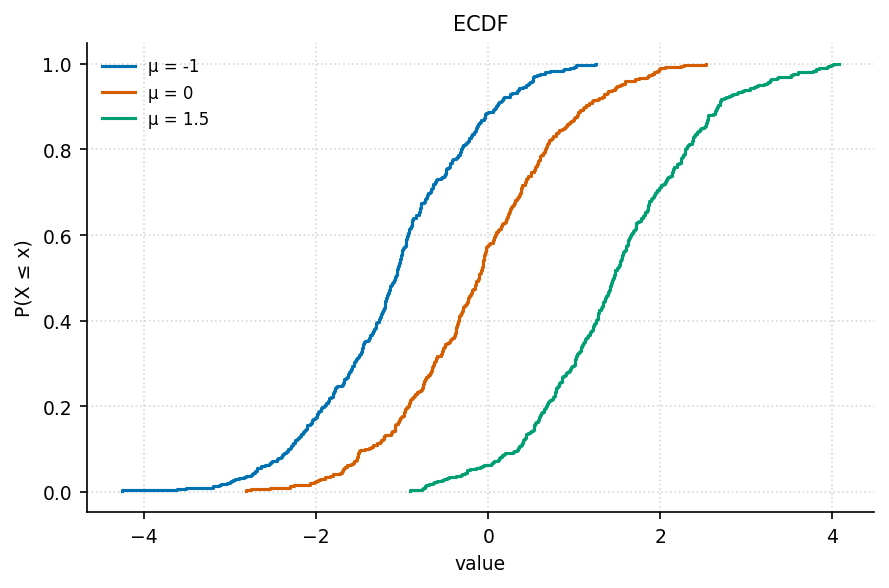

This chart was generated by the following Python code:
"""ecdf: 经验累积分布函数."""
import sys, os; sys.path.insert(0, os.path.join(os.path.dirname(os.path.abspath(__file__)), '..', '..', '_utils', 'python'))
import numpy as np
import matplotlib.pyplot as plt
from theme import apply_theme
from palette import cycle

def make_figure(title='ECDF'):
    apply_theme()
    rng = np.random.default_rng(7)
    fig, ax = plt.subplots()
    for i, loc in enumerate([-1, 0, 1.5]):
        data = rng.normal(loc, 1, 400)
        xs = np.sort(data); ys = np.arange(1, len(xs)+1) / len(xs)
        ax.step(xs, ys, color=cycle(i), label=f'µ = {loc}')
    ax.set_xlabel('value'); ax.set_ylabel('P(X ≤ x)'); ax.set_title(title)
    ax.legend(); ax.grid(True, linestyle=':', alpha=0.5)
    fig.tight_layout()
    return fig

if __name__ == '__main__':
    fig = make_figure(); fig.savefig(__file__.replace('.py', '.png'), dpi=150)
